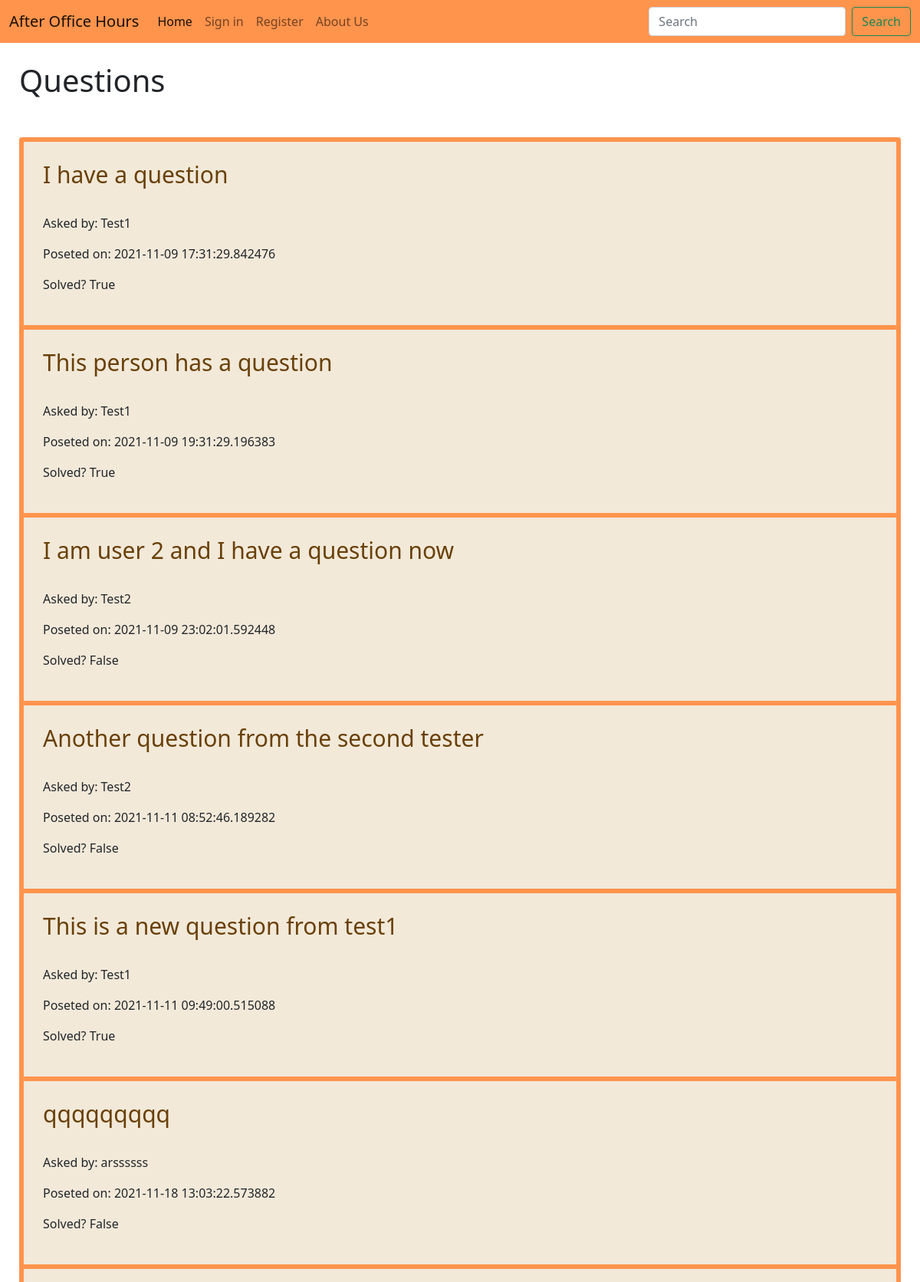
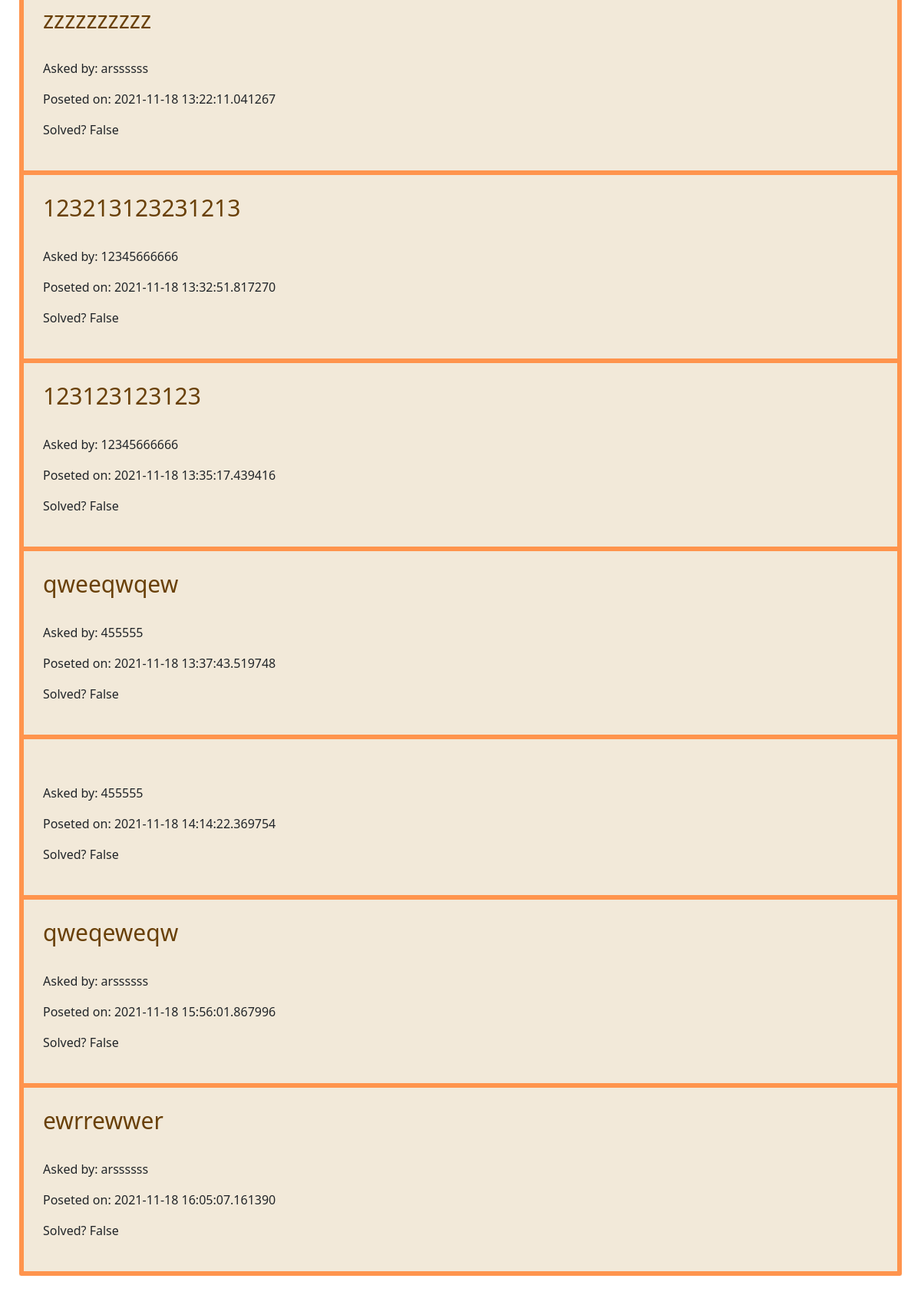
The page / on the database its author committed (2 pictures, top to bottom).
### Question.py (models this page shows)
class Question(db.Model):
    id = db.Column(db.Integer, primary_key=True)
    q_text = db.Column(db.Text)
    asked_by_id = db.Column(db.String, db.ForeignKey('user.username'))
    post_time = db.Column(db.DateTime)
    solved = db.Column(db.Boolean)
    answers = db.relationship('Answer', backref='question', lazy = True)

### Question.py (the view)
@app.route("/home/")
@app.route("/")
def home():
    questions = Question.query.all()
    context = {
        'questions' : questions
    }
    return render_template('home.html', **context)

### Templates/home.html (shortened to what this page needs)
<!DOCTYPE html>
<html>
<head>
	<link href="https://cdn.jsdelivr.net/npm/bootstrap@5.1.3/dist/css/bootstrap.min.css" rel="stylesheet">
	<link rel="stylesheet" href="{{ url_for('static', filename = 'website_style.css')}}">
</head>
<body>
    <nav class="navbar navbar-expand-lg navbar-light ">
      <div class="container-fluid">
        <a class="navbar-brand" href="/">After Office Hours</a>
        <div class="collapse navbar-collapse" id="navbarScroll">
          <ul class="navbar-nav me-auto my-2 my-lg-0 navbar-nav-scroll" style="--bs-scroll-height: 100px;">
            <li class="nav-item">
              <a class="nav-link active" aria-current="page" href="{{ url_for('home') }}">Home</a>
            </li>
            {% if not current_user.is_authenticated %}
            <li class="nav-item">
              <a class="nav-link"href="{{ url_for('login') }} ">Sign in</a>
            </li>
            <li class="nav-item">
              <a class="nav-link"href="{{ url_for('register') }} ">Register</a>
            </li>
            {%endif%}
              <a class="nav-link" href="{{ url_for('about') }} ">About Us</a>
          </ul>
          <form class="d-flex">
            <input class="form-control me-2" type="search" placeholder="Search" aria-label="Search">
            <button class="btn btn-outline-success" type="submit">Search</button>
          </form>
        </div>
      </div>
    </nav>
    {% block content %}
    <div class="welcome_page">
      <h1 id="question_header">Questions</h1>
    </div>
    <div class="home_asked_questions">
      <div class="row">
        <div class="col-lg-12">
          <div class="list-group">
            {% for question in questions %}
            <a href="{{url_for('question', question_id = question.id)}}" class="list-group-item">
              <h4 class="list-group-item-heading">{{ question.q_text }}</h4>
              <p class="list-group-item-text">Asked by: {{ question.asked_by_id }}</p>
              <p class="list-group-item-text">Poseted on: {{ question.post_time }}</p>
              <p class="list-group-item-text">Solved? {{ question.solved }}</p>
          </a>
            {% endfor %}
          </div>
        </div>
      </div>
    </div>
    {% endblock content %}
  </body>
</html>

### static/website_style.css (style rules this page uses)
* { margin: 0; padding: 0; }
.navbar-light { background-color: rgb(255, 148, 77); }
#question_header { padding: 25px; }
.home_asked_questions { margin: 25px 25px 25px 25px; background-color: rgb(242, 233, 217); }
.home_asked_questions a { padding: 25px; border-style: solid; border-width: 6px; border-color: rgb(255, 148, 77); background-color: rgb(242, 233, 217); }
.home_asked_questions a h4 { color: rgb(105, 64, 8); padding-bottom: 25px; font-size: 30px; }

### rows shown on the page
Question: q_text "I have a question", asked_by_id "Test1", post_time "2021-11-09 17:31:29.842476", solved "True"
Question: q_text "This person has a question", asked_by_id "Test1", post_time "2021-11-09 19:31:29.196383", solved "True"
Question: q_text "I am user 2 and I have a question now", asked_by_id "Test2", post_time "2021-11-09 23:02:01.592448", solved "False"
Question: q_text "Another question from the second tester", asked_by_id "Test2", post_time "2021-11-11 08:52:46.189282", solved "False"
Question: q_text "This is a new question from test1", asked_by_id "Test1", post_time "2021-11-11 09:49:00.515088", solved "True"
Question: q_text "qqqqqqqqq", asked_by_id "arssssss", post_time "2021-11-18 13:03:22.573882", solved "False"
Question: q_text "zzzzzzzzzz", asked_by_id "arssssss", post_time "2021-11-18 13:22:11.041267", solved "False"
Question: q_text "123213123231213", asked_by_id "12345666666", post_time "2021-11-18 13:32:51.817270", solved "False"
Question: q_text "123123123123", asked_by_id "12345666666", post_time "2021-11-18 13:35:17.439416", solved "False"
Question: q_text "qweeqwqew", asked_by_id "455555", post_time "2021-11-18 13:37:43.519748", solved "False"
Question: asked_by_id "455555", post_time "2021-11-18 14:14:22.369754", solved "False"
Question: q_text "qweqeweqw", asked_by_id "arssssss", post_time "2021-11-18 15:56:01.867996", solved "False"
Question: q_text "ewrrewwer", asked_by_id "arssssss", post_time "2021-11-18 16:05:07.161390", solved "False"
